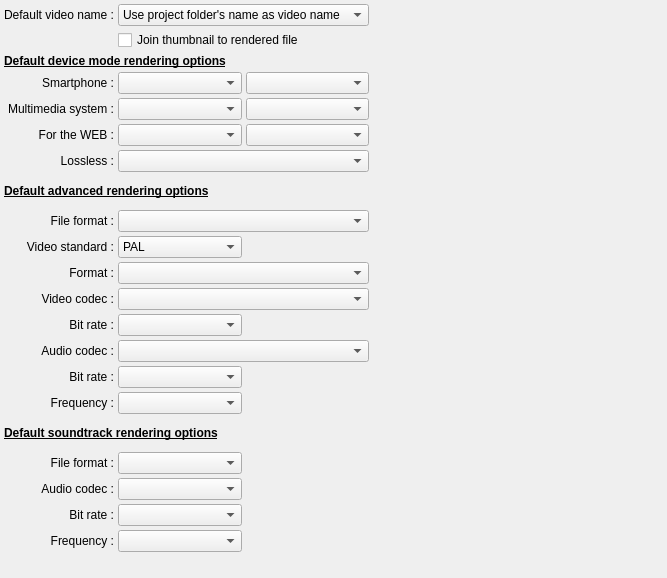
         <widget class="QWidget" name="scrollAreaWidgetContents">
          <property name="geometry">
           <rect>
            <x>0</x>
            <y>0</y>
            <width>667</width>
            <height>578</height>
           </rect>
          </property>
          <layout class="QGridLayout" name="gridLayout_2">
           <property name="leftMargin">
            <number>4</number>
           </property>
           <property name="topMargin">
            <number>4</number>
           </property>
           <property name="rightMargin">
            <number>4</number>
           </property>
           <property name="bottomMargin">
            <number>4</number>
           </property>
           <property name="spacing">
            <number>4</number>
           </property>
           <item row="34" column="1">
            <widget class="QComboBox" name="AudioBitRateCB">
             <property name="toolTip">
              <string>Select the default bit rate to use for audio during the rendering</string>
             </property>
             <property name="sizeAdjustPolicy">
              <enum>QComboBox::AdjustToMinimumContentsLength</enum>
             </property>
            </widget>
           </item>
           <item row="6" column="0">
            <widget class="QLabel" name="label_31">
             <property name="text">
              <string>For the WEB :</string>
             </property>
             <property name="alignment">
              <set>Qt::AlignRight|Qt::AlignTrailing|Qt::AlignVCenter</set>
             </property>
            </widget>
           </item>
           <item row="4" column="1">
            <widget class="QComboBox" name="SmartphoneTypeCB">
             <property name="toolTip">
              <string>Select the type of equipment which will be proposed by default
when you click the &quot;Player and Smartphone&quot; button in the &quot;Render movie&quot; menu</string>
             </property>
            </widget>
           </item>
           <item row="5" column="0">
            <widget class="QLabel" name="label_30">
             <property name="text">
              <string>Multimedia system :</string>
             </property>
             <property name="alignment">
              <set>Qt::AlignRight|Qt::AlignTrailing|Qt::AlignVCenter</set>
             </property>
            </widget>
           </item>
           <item row="7" column="1" colspan="2">
            <widget class="QComboBox" name="LosslessSizeCombo">
             <property name="sizePolicy">
              <sizepolicy hsizetype="Expanding" vsizetype="Fixed">
               <horstretch>0</horstretch>
               <verstretch>0</verstretch>
              </sizepolicy>
             </property>
             <property name="toolTip">
              <string>Select the default image format to use for the rendering</string>
             </property>
             <property name="currentIndex">
              <number>-1</number>
             </property>
            </widget>
           </item>
           <item row="6" column="1">
            <widget class="QComboBox" name="ForTheWTypeCB">
             <property name="toolTip">
              <string>Select the type of equipment which will be proposed by default
when you click the &quot;For the WEB&quot; button in the &quot;Render movie&quot; menu</string>
             </property>
            </widget>
           </item>
           <item row="24" column="1" colspan="2">
            <widget class="QComboBox" name="FileFormatCB">
             <property name="sizePolicy">
              <sizepolicy hsizetype="Minimum" vsizetype="Fixed">
               <horstretch>0</horstretch>
               <verstretch>0</verstretch>
              </sizepolicy>
             </property>
             <property name="toolTip">
              <string>Select the default file type to use for the rendering</string>
             </property>
            </widget>
           </item>
           <item row="6" column="2">
            <widget class="QComboBox" name="ForTheWModelCB">
             <property name="toolTip">
              <string>Select the model of equipment which will be proposed by default
 when you click the &quot;For the WEB&quot; button in the &quot;Render movie&quot; menu</string>
             </property>
            </widget>
           </item>
           <item row="4" column="2">
            <widget class="QComboBox" name="SmartphoneModelCB">
             <property name="toolTip">
              <string>Select the model of equipment which will be proposed by default
when you click the &quot;Player and Smartphone&quot; button in the &quot;Render movie&quot; menu</string>
             </property>
            </widget>
           </item>
           <item row="5" column="1">
            <widget class="QComboBox" name="MMSystemTypeCB">
             <property name="toolTip">
              <string>Select the type of equipment which will be proposed by default
when you click the &quot;Multimedia system&quot; button in the &quot;Render movie&quot; menu</string>
             </property>
            </widget>
           </item>
           <item row="5" column="2">
            <widget class="QComboBox" name="MMSystemModelCB">
             <property name="toolTip">
              <string>Select the model of equipment which will be proposed by default
when you click the &quot;Multimedia system&quot; button in the &quot;Render movie&quot; menu</string>
             </property>
            </widget>
           </item>
           <item row="26" column="0">
            <widget class="QLabel" name="label_20">
             <property name="text">
              <string>Video standard :</string>
             </property>
             <property name="alignment">
              <set>Qt::AlignRight|Qt::AlignTrailing|Qt::AlignVCenter</set>
             </property>
             <property name="buddy">
              <cstring>StandardCombo</cstring>
             </property>
            </widget>
           </item>
           <item row="4" column="0">
            <widget class="QLabel" name="label_29">
             <property name="text">
              <string>Smartphone :</string>
             </property>
             <property name="alignment">
              <set>Qt::AlignRight|Qt::AlignTrailing|Qt::AlignVCenter</set>
             </property>
            </widget>
           </item>
           <item row="3" column="0" colspan="4">
            <widget class="QLabel" name="label_28">
             <property name="font">
              <font>
               <weight>75</weight>
               <bold>true</bold>
               <underline>true</underline>
              </font>
             </property>
             <property name="text">
              <string>Default device mode rendering options</string>
             </property>
            </widget>
           </item>
           <item row="29" column="1" colspan="2">
            <widget class="QComboBox" name="SizeCombo">
             <property name="sizePolicy">
              <sizepolicy hsizetype="Expanding" vsizetype="Fixed">
               <horstretch>0</horstretch>
               <verstretch>0</verstretch>
              </sizepolicy>
             </property>
             <property name="toolTip">
              <string>Select the default image format to use for the rendering</string>
             </property>
             <property name="currentIndex">
              <number>-1</number>
             </property>
            </widget>
           </item>
           <item row="1" column="0">
            <widget class="QLabel" name="label_91">
             <property name="text">
              <string>Default video name :</string>
             </property>
             <property name="alignment">
              <set>Qt::AlignRight|Qt::AlignTrailing|Qt::AlignVCenter</set>
             </property>
            </widget>
           </item>
           <item row="1" column="1" colspan="2">
            <widget class="QComboBox" name="DefaultNameProjectNameCB">
             <property name="toolTip">
              <string>This option allows to select the name which will be proposed by default during the rendering of videos.
This option can be applied only if the project was saved at first.

Use project name as video name: If the project name is assembly.ffd, then assembly will be the proposed name

Use project folder's name as video name: If the project name is assembly.ffd and is saved in the My holidays 2011 directory, then My holidays 2011 will be the proposed name

Use title project as video name: Use the title defined in the project properties as the name of video</string>
             </property>
             <item>
              <property name="text">
               <string>Use project folder's name as video name</string>
              </property>
             </item>
             <item>
              <property name="text">
               <string>Use project name as video name</string>
              </property>
             </item>
             <item>
              <property name="text">
               <string>Use title project as video name</string>
              </property>
             </item>
            </widget>
           </item>
           <item row="7" column="0">
            <widget class="QLabel" name="label_35">
             <property name="text">
              <string>Lossless :</string>
             </property>
             <property name="alignment">
              <set>Qt::AlignRight|Qt::AlignTrailing|Qt::AlignVCenter</set>
             </property>
            </widget>
           </item>
           <item row="29" column="0">
            <widget class="QLabel" name="label_19">
             <property name="sizePolicy">
              <sizepolicy hsizetype="Preferred" vsizetype="Preferred">
               <horstretch>0</horstretch>
               <verstretch>0</verstretch>
              </sizepolicy>
             </property>
             <property name="text">
              <string>Format :</string>
             </property>
             <property name="alignment">
              <set>Qt::AlignRight|Qt::AlignTrailing|Qt::AlignVCenter</set>
             </property>
             <property name="buddy">
              <cstring>SizeCombo</cstring>
             </property>
            </widget>
           </item>
           <item row="26" column="1">
            <widget class="QComboBox" name="StandardCombo">
             <property name="toolTip">
              <string>Select the default video standard to use, PAL or NTSC</string>
             </property>
             <property name="sizeAdjustPolicy">
              <enum>QComboBox::AdjustToMinimumContentsLength</enum>
             </property>
             <item>
              <property name="text">
               <string>PAL</string>
              </property>
             </item>
             <item>
              <property name="text">
               <string>NTSC</string>
              </property>
             </item>
            </widget>
           </item>
           <item row="36" column="0" colspan="2">
            <widget class="QLabel" name="label_16">
             <property name="sizePolicy">
              <sizepolicy hsizetype="Preferred" vsizetype="Fixed">
               <horstretch>0</horstretch>
               <verstretch>0</verstretch>
              </sizepolicy>
             </property>
             <property name="minimumSize">
              <size>
               <width>0</width>
               <height>30</height>
              </size>
             </property>
             <property name="font">
              <font>
               <weight>75</weight>
               <bold>true</bold>
               <underline>true</underline>
              </font>
             </property>
             <property name="text">
              <string>Default soundtrack rendering options</string>
             </property>
            </widget>
           </item>
           <item row="42" column="0">
            <spacer name="verticalSpacer">
             <property name="orientation">
              <enum>Qt::Vertical</enum>
             </property>
             <property name="sizeHint" stdset="0">
              <size>
               <width>20</width>
               <height>40</height>
              </size>
             </property>
            </spacer>
           </item>
           <item row="32" column="0">
            <widget class="QLabel" name="label_22">
             <property name="text">
              <string>Audio codec :</string>
             </property>
             <property name="alignment">
              <set>Qt::AlignRight|Qt::AlignTrailing|Qt::AlignVCenter</set>
             </property>
             <property name="buddy">
              <cstring>AudioFormatCB</cstring>
             </property>
            </widget>
           </item>
           <item row="31" column="1">
            <widget class="QComboBox" name="VideoBitRateCB">
             <property name="toolTip">
              <string>Select the default bit rate to use for video during the rendering</string>
             </property>
             <property name="sizeAdjustPolicy">
              <enum>QComboBox::AdjustToMinimumContentsLength</enum>
             </property>
            </widget>
           </item>
           <item row="24" column="0">
            <widget class="QLabel" name="label_24">
             <property name="text">
              <string>File format :</string>
             </property>
             <property name="alignment">
              <set>Qt::AlignRight|Qt::AlignTrailing|Qt::AlignVCenter</set>
             </property>
             <property name="buddy">
              <cstring>FileFormatCB</cstring>
             </property>
            </widget>
           </item>
           <item row="30" column="1" colspan="2">
            <widget class="QComboBox" name="VideoFormatCB">
             <property name="sizePolicy">
              <sizepolicy hsizetype="Minimum" vsizetype="Fixed">
               <horstretch>0</horstretch>
               <verstretch>0</verstretch>
              </sizepolicy>
             </property>
             <property name="toolTip">
              <string>Select the default video codec to use for the rendering</string>
             </property>
            </widget>
           </item>
           <item row="1" column="3">
            <spacer name="horizontalSpacer_2">
             <property name="orientation">
              <enum>Qt::Horizontal</enum>
             </property>
             <property name="sizeHint" stdset="0">
              <size>
               <width>0</width>
               <height>20</height>
              </size>
             </property>
            </spacer>
           </item>
           <item row="31" column="0">
            <widget class="QLabel" name="label_21">
             <property name="sizePolicy">
              <sizepolicy hsizetype="Preferred" vsizetype="Preferred">
               <horstretch>0</horstretch>
               <verstretch>0</verstretch>
              </sizepolicy>
             </property>
             <property name="text">
              <string>Bit rate :</string>
             </property>
             <property name="alignment">
              <set>Qt::AlignRight|Qt::AlignTrailing|Qt::AlignVCenter</set>
             </property>
             <property name="buddy">
              <cstring>VideoBitRateCB</cstring>
             </property>
            </widget>
           </item>
           <item row="34" column="0">
            <widget class="QLabel" name="label_23">
             <property name="sizePolicy">
              <sizepolicy hsizetype="Preferred" vsizetype="Preferred">
               <horstretch>0</horstretch>
               <verstretch>0</verstretch>
              </sizepolicy>
             </property>
             <property name="text">
              <string>Bit rate :</string>
             </property>
             <property name="alignment">
              <set>Qt::AlignRight|Qt::AlignTrailing|Qt::AlignVCenter</set>
             </property>
             <property name="buddy">
              <cstring>AudioBitRateCB</cstring>
             </property>
            </widget>
           </item>
           <item row="23" column="0" colspan="3">
            <widget class="QLabel" name="label_10">
             <property name="sizePolicy">
              <sizepolicy hsizetype="Preferred" vsizetype="Fixed">
               <horstretch>0</horstretch>
               <verstretch>0</verstretch>
              </sizepolicy>
             </property>
             <property name="minimumSize">
              <size>
               <width>0</width>
               <height>30</height>
              </size>
             </property>
             <property name="font">
              <font>
               <weight>75</weight>
               <bold>true</bold>
               <underline>true</underline>
              </font>
             </property>
             <property name="text">
              <string>Default advanced rendering options</string>
             </property>
            </widget>
           </item>
           <item row="32" column="1" colspan="2">
            <widget class="QComboBox" name="AudioFormatCB">
             <property name="toolTip">
              <string>Select the default audio codec to use for the rendering</string>
             </property>
            </widget>
           </item>
           <item row="39" column="1">
            <widget class="QComboBox" name="SoundtrackAudioFormatCB">
             <property name="toolTip">
              <string>Select the default audio codec to use for the rendering</string>
             </property>
            </widget>
           </item>
           <item row="30" column="0">
            <widget class="QLabel" name="label_9">
             <property name="text">
              <string>Video codec :</string>
             </property>
             <property name="alignment">
              <set>Qt::AlignRight|Qt::AlignTrailing|Qt::AlignVCenter</set>
             </property>
             <property name="buddy">
              <cstring>VideoFormatCB</cstring>
             </property>
            </widget>
           </item>
           <item row="38" column="0">
            <widget class="QLabel" name="label_52">
             <property name="text">
              <string>File format :</string>
             </property>
             <property name="alignment">
              <set>Qt::AlignRight|Qt::AlignTrailing|Qt::AlignVCenter</set>
             </property>
             <property name="buddy">
              <cstring>FileFormatCB</cstring>
             </property>
            </widget>
           </item>
           <item row="39" column="0">
            <widget class="QLabel" name="label_53">
             <property name="text">
              <string>Audio codec :</string>
             </property>
             <property name="alignment">
              <set>Qt::AlignRight|Qt::AlignTrailing|Qt::AlignVCenter</set>
             </property>
             <property name="buddy">
              <cstring>AudioFormatCB</cstring>
             </property>
            </widget>
           </item>
           <item row="38" column="1">
            <widget class="QComboBox" name="SoundtrackFileFormatCB">
             <property name="sizePolicy">
              <sizepolicy hsizetype="Minimum" vsizetype="Fixed">
               <horstretch>0</horstretch>
               <verstretch>0</verstretch>
              </sizepolicy>
             </property>
             <property name="toolTip">
              <string>Select the default file type to use for the rendering</string>
             </property>
            </widget>
           </item>
           <item row="40" column="0">
            <widget class="QLabel" name="label_54">
             <property name="sizePolicy">
              <sizepolicy hsizetype="Preferred" vsizetype="Preferred">
               <horstretch>0</horstretch>
               <verstretch>0</verstretch>
              </sizepolicy>
             </property>
             <property name="text">
              <string>Bit rate :</string>
             </property>
             <property name="alignment">
              <set>Qt::AlignRight|Qt::AlignTrailing|Qt::AlignVCenter</set>
             </property>
             <property name="buddy">
              <cstring>AudioBitRateCB</cstring>
             </property>
            </widget>
           </item>
           <item row="40" column="1">
            <widget class="QComboBox" name="SoundtrackAudioBitRateCB">
             <property name="toolTip">
              <string>Select the default bit rate to use for audio during the rendering</string>
             </property>
             <property name="sizeAdjustPolicy">
              <enum>QComboBox::AdjustToMinimumContentsLength</enum>
             </property>
            </widget>
           </item>
           <item row="41" column="0">
            <widget class="QLabel" name="SoundtrackAudioFreqLabel">
             <property name="text">
              <string>Frequency :</string>
             </property>
             <property name="alignment">
              <set>Qt::AlignRight|Qt::AlignTrailing|Qt::AlignVCenter</set>
             </property>
            </widget>
           </item>
           <item row="41" column="1">
            <widget class="QComboBox" name="SoundtrackAudioFreqCB">
             <property name="sizePolicy">
              <sizepolicy hsizetype="Minimum" vsizetype="Fixed">
               <horstretch>0</horstretch>
               <verstretch>0</verstretch>
              </sizepolicy>
             </property>
             <property name="toolTip">
              <string>Select the default frequency to use for audio during the rendering.</string>
             </property>
            </widget>
           </item>
           <item row="35" column="0">
            <widget class="QLabel" name="AudioFreqLabel">
             <property name="text">
              <string>Frequency :</string>
             </property>
             <property name="alignment">
              <set>Qt::AlignRight|Qt::AlignTrailing|Qt::AlignVCenter</set>
             </property>
            </widget>
           </item>
           <item row="35" column="1">
            <widget class="QComboBox" name="AudioFreqCB">
             <property name="sizePolicy">
              <sizepolicy hsizetype="Minimum" vsizetype="Fixed">
               <horstretch>0</horstretch>
               <verstretch>0</verstretch>
              </sizepolicy>
             </property>
             <property name="toolTip">
              <string>Select the default frequency to use for audio during the rendering.</string>
             </property>
            </widget>
           </item>
           <item row="2" column="1" colspan="3">
            <widget class="QCheckBox" name="ExportThumbCB">
             <property name="toolTip">
              <string>If this box is checked then a thumbnail file will be created with video.</string>
             </property>
             <property name="text">
              <string>Join thumbnail to rendered file</string>
             </property>
            </widget>
           </item>
          </layout>
         </widget>
